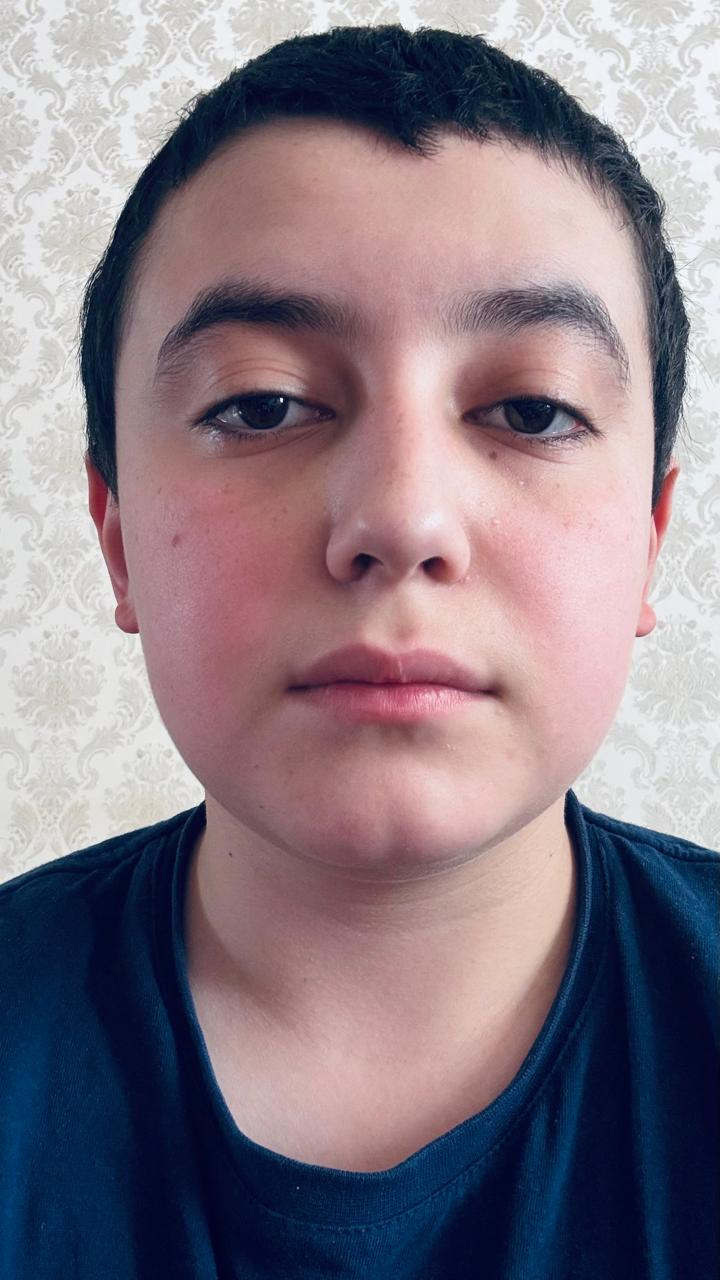
#> input picture Обработка изображений/Картинки/Ahmad.png, 720 x 1280 px
$ python 'home work.py'
#> lines starting #> are read from the running program, lines starting #| are printed output that depends on the picture
from PIL import Image, ImageFilter, ImageEnhance

img = Image.open('Картинки/Ahmad.png')
#> img is the input picture: PIL image 720x1280 RGB; mean R, G, B 136, 123.1, 133.4

print("Размер:", img.size)
#| Размер: (720, 1280)
print("Формат:", img.format)
#| Формат: JPEG
print("Режим цвета:", img.mode)
#| Режим цвета: RGB

img.show()

resized_image = img.resize((img.size[0] - 120, img.size[1] - 120))
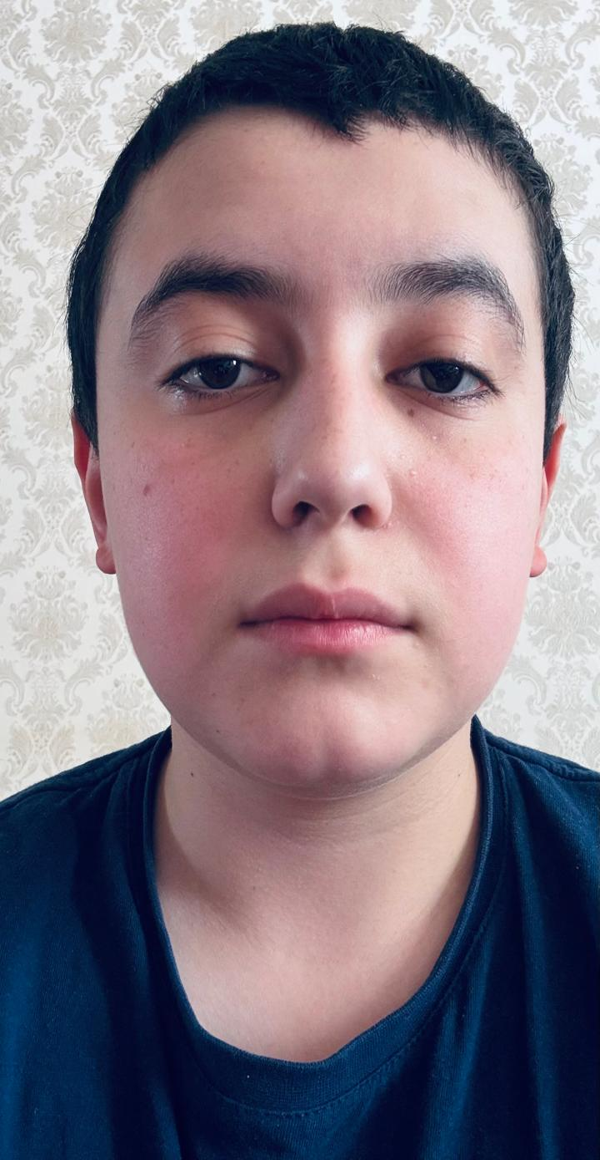
#> resized_image: PIL image 600x1160 RGB; mean R, G, B 136, 123.1, 133.4
resized_image.show()

blurred_image = img.filter(ImageFilter.GaussianBlur(radius=50))
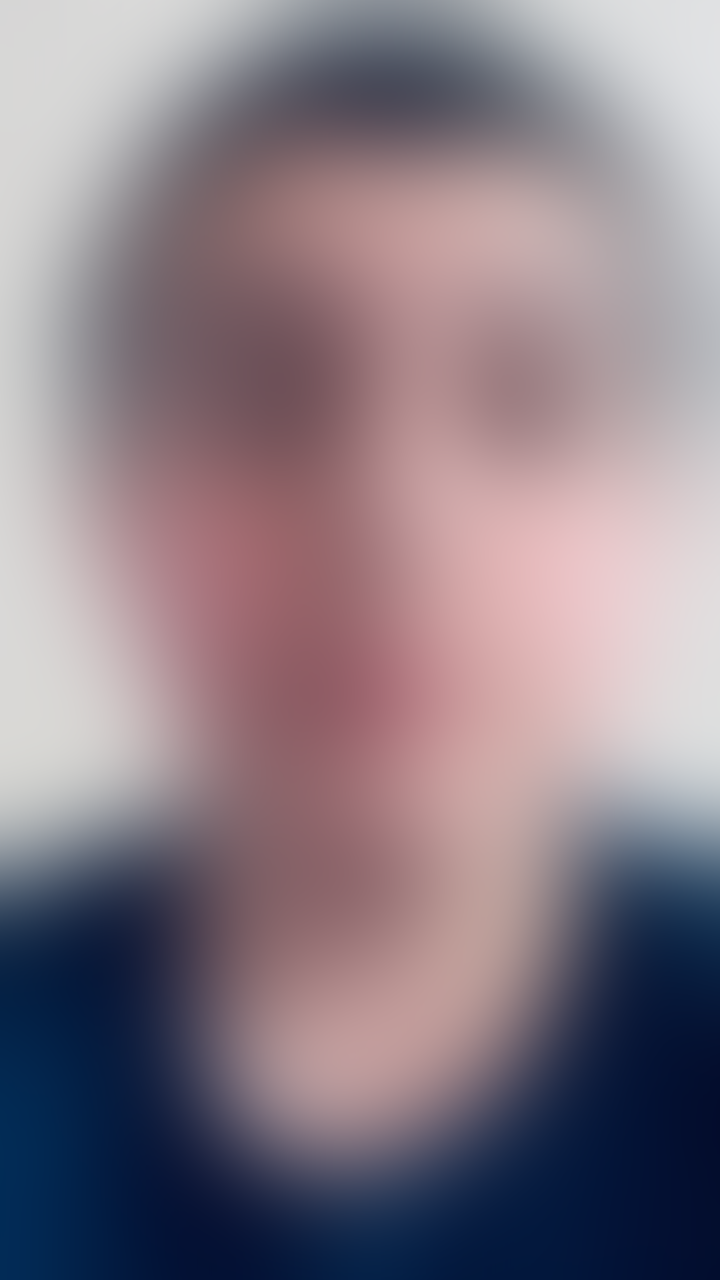
#> blurred_image: PIL image 720x1280 RGB; mean R, G, B 136.6, 123.7, 133.9
# blurred_image.show()

contrast_enhancer = ImageEnhance.Contrast(img)
high_contrast_image = contrast_enhancer.enhance(2.5)
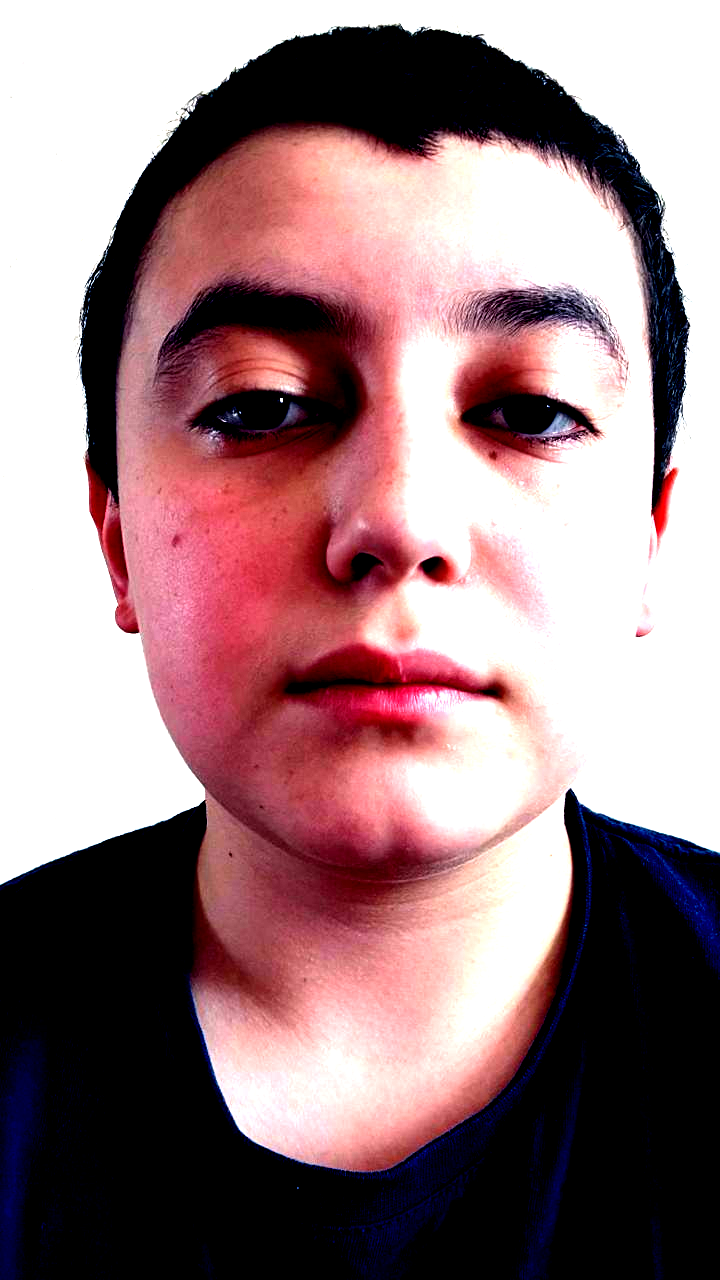
#> high_contrast_image: PIL image 720x1280 RGB; mean R, G, B 155.2, 125.7, 129.7
# high_contrast_image.show()

resized_image.save('resize.png')
